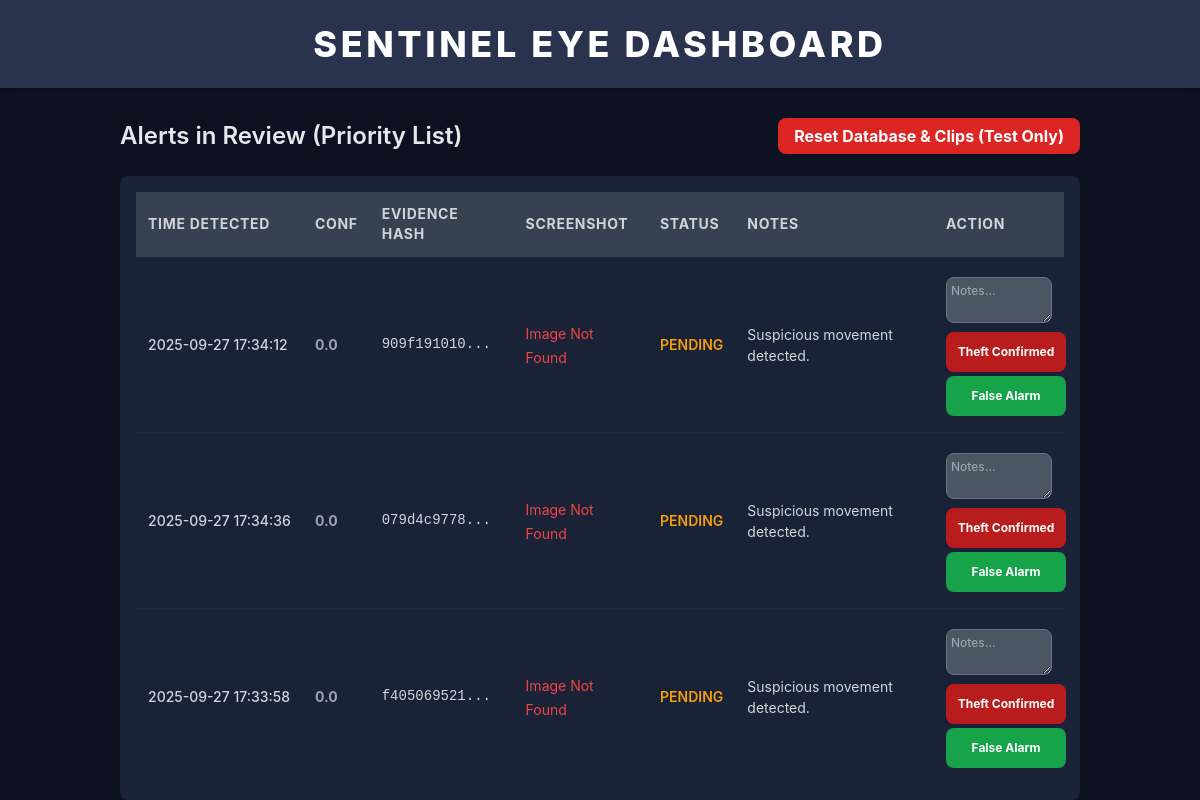
Before: / with the older database file.
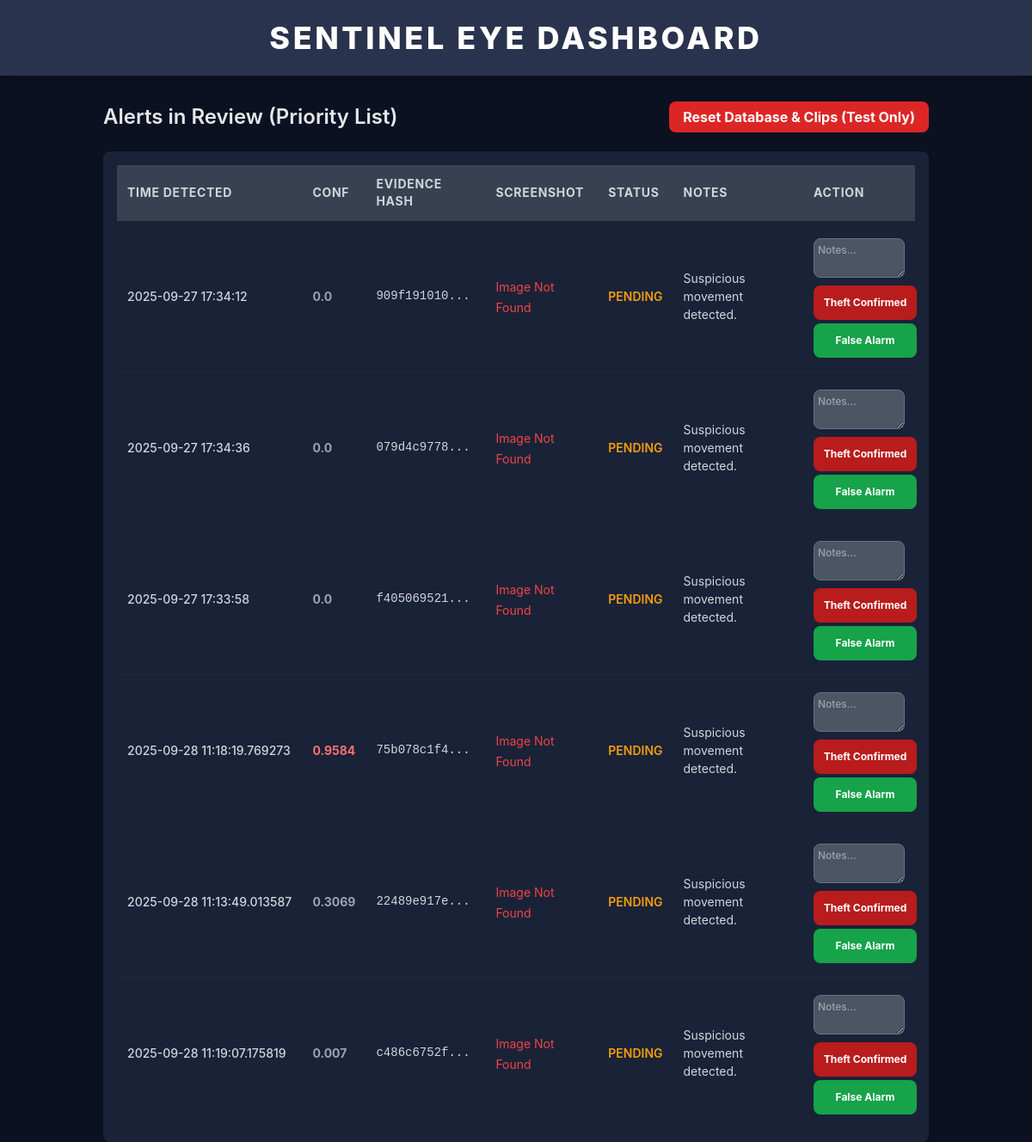
After: the same page with the newer database file.
### tables this page shows
CREATE TABLE alerts (
            id INTEGER PRIMARY KEY AUTOINCREMENT,
            timestamp DATETIME,
            confidence REAL,
            clip_path TEXT,
            clip_hash_sha256 TEXT,
            status TEXT DEFAULT 'PENDING',
            staff_notes TEXT
        );

### app.py (the view)
@app.route('/')
def index():
    alerts = get_alerts()
    return render_template('index.html', alerts=alerts)

### app.py (called while the page is built)
def get_db_connection():
    conn = sqlite3.connect(DATABASE)
    conn.row_factory = sqlite3.Row
    return conn

def get_alerts():
    conn = get_db_connection()
    alerts_raw = conn.execute('SELECT * FROM alerts ORDER BY confidence DESC, timestamp DESC').fetchall()
    conn.close()
    alerts = []
    for row in alerts_raw:
        alert = dict(row)
        try:
            alert['confidence'] = float(str(alert['confidence']))
        except Exception:
            alert['confidence'] = 0.0
        filename = os.path.basename(alert['clip_path'])
        alert['clip_url'] = url_for('serve_clip', filename=filename).replace('\\', '/')
        alerts.append(alert)
    return alerts

### templates/index.html (shortened to what this page needs)
<!DOCTYPE html>
<html lang="en">
<head>
    <script src="https://cdn.tailwindcss.com"></script>
</head>
<body>
<div class="min-h-screen text-gray-100">
    <header class="header-bg shadow-md p-6 mb-8">
        <h1 class="text-4xl font-extrabold text-center uppercase tracking-widest text-white">
            SENTINEL EYE DASHBOARD
        </h1>
    </header>
    <main class="container mx-auto px-4 sm:px-6 lg:px-8">
        <div class="flex flex-col sm:flex-row justify-between items-center mb-6">
            <h2 class="text-2xl font-semibold text-gray-200">Alerts in Review (Priority List)</h2>
            <div class="mt-4 sm:mt-0">
                <a href="{{ url_for('reset_db') }}"
                   class="bg-red-600 hover:bg-red-700 text-white font-bold py-2 px-4 rounded-lg transition duration-200"
                   onclick="return confirm('WARNING: This will DELETE all alert records and clips! Are you absolutely sure? (For testing only)')">
                    Reset Database & Clips (Test Only)
                </a>
            </div>
        </div>
        <div class="card p-4 overflow-x-auto">
            <table class="min-w-full divide-y divide-gray-700">
                <thead class="bg-gray-700">
                    <tr>
                        <th class="px-3 py-3 text-left text-sm font-bold text-gray-300 uppercase tracking-wider">Time Detected</th>
                        <th class="px-3 py-3 text-left text-sm font-bold text-gray-300 uppercase tracking-wider">Conf</th>
                        <th class="px-3 py-3 text-left text-sm font-bold text-gray-300 uppercase tracking-wider">Evidence Hash</th>
                        <th class="px-3 py-3 text-left text-sm font-bold text-gray-300 uppercase tracking-wider">Screenshot</th>
                        <th class="px-3 py-3 text-left text-sm font-bold text-gray-300 uppercase tracking-wider">Status</th>
                        <th class="px-3 py-3 text-left text-sm font-bold text-gray-300 uppercase tracking-wider">Notes</th>
                        <th class="px-3 py-3 text-left text-sm font-bold text-gray-300 uppercase tracking-wider">Action</th>
                    </tr>
                </thead>
                <tbody class="divide-y divide-gray-800 text-gray-300">
                    {% for alert in alerts %}
                    <tr class="hover:bg-gray-700 transition duration-150">
                        <td class="px-3 py-4 whitespace-nowrap font-medium table-data-text">{{ alert.timestamp }}</td>
                        <td class="px-3 py-4 whitespace-nowrap font-bold table-data-text
                            {% if alert.confidence|float > 0.95 %} text-red-400
                            {% elif alert.confidence|float > 0.8 %} text-yellow-400
                            {% else %} text-gray-400
                            {% endif %}">
                            {{ alert.confidence | float | default(0.0) }}
                        </td>
                        <td class="px-3 py-4 font-mono whitespace-nowrap overflow-hidden text-ellipsis max-w-xs table-data-text" title="{{ alert.clip_hash_sha256 }}">
                            {{ alert.clip_hash_sha256[:10] }}...
                        </td>
                        <td class="px-3 py-4">
                            {% if alert.image_data %}
                            <img class="w-40 h-auto rounded-md shadow-lg border border-gray-600"
                                   src="{{ alert.image_data }}" alt="Evidence Screenshot">
                            {% else %}
                            <span class="text-red-500 table-data-text">Image Not Found</span>
                            {% endif %}
                        </td>
                        <td class="px-3 py-4 whitespace-nowrap font-semibold table-data-text">
                            {% if alert.status == 'PENDING' %}
                                <span class="text-pending">{{ alert.status }}</span>
                            {% elif alert.status == 'GOOD' %}
                                <span class="text-good">{{ alert.status }}</span>
                            {% else %}
                                <span class="text-bad">{{ alert.status }}</span>
                            {% endif %}
                        </td>
                        <td class="px-3 py-4 max-w-xs table-data-text">
                            {{ alert.staff_notes | default('No notes yet.') }}
                        </td>
                        <td class="px-3 py-4 whitespace-nowrap text-left font-medium action-cell">
                            <form method="POST" action="{{ url_for('update_status') }}" class="flex flex-col space-y-1">
                                {% if alert.status == 'PENDING' %}
                                    <textarea name="notes" placeholder="Notes..." rows="2" class="action-textarea block bg-gray-600 border border-gray-500 rounded-lg text-white p-1 focus:ring-blue-500 focus:border-blue-500"></textarea>
                                    <button type="submit" name="action" value="confirm"
                                            class="square-btn bg-red-700 hover:bg-red-800 text-white font-bold rounded-lg transition duration-200 w-full mb-1">
                                        Theft Confirmed
                                    </button>
                                    <button type="submit" name="action" value="dismiss"
                                            class="square-btn bg-green-600 hover:bg-green-700 text-white font-bold rounded-lg transition duration-200 w-full">
                                        False Alarm
                                    </button>
                                {% else %}
                                    <span class="text-gray-400 italic text-center table-data-text">Reviewed</span>
                                {% endif %}
                            </form>
                        </td>
                    </tr>
                    {% endfor %}
                </tbody>
            </table>
        </div>
    </main>
</div>
</body>
</html>

### templates/index.html (style rules this page uses)
body { background-color: #0b1120; font-family: 'Inter', sans-serif; }
.card { background-color: #1a2238; border-radius: 0.5rem; box-shadow: 0 4px 6px rgba(0, 0, 0, 0.1); }
.header-bg { background-color: #2a334d; }
.text-pending { color: #f59e0b; }
.square-btn { height: 40px; min-width: 120px; font-size: 0.75rem; padding: 0 5px; display: flex; align-items: center; justify-content: center; line-height: 1.1; white-space: normal; text-align: center; }
.action-cell { width: 130px; max-width: 130px; }
.action-textarea { width: 100%; box-sizing: border-box; margin-bottom: 5px !important; font-size: 0.75rem; }
.table-data-text { font-size: 0.875rem; }

Changed rows visible on the page:
added alerts: timestamp "2025-09-28 11:18:19.769273", confidence "0.9584", clip_hash_sha256 "75b078c1f4", status "PENDING", staff_notes "Suspicious movement detected."
added alerts: timestamp "2025-09-28 11:13:49.013587", confidence "0.3069", clip_hash_sha256 "22489e917e", status "PENDING", staff_notes "Suspicious movement detected."
added alerts: timestamp "2025-09-28 11:19:07.175819", confidence "0.007", clip_hash_sha256 "c486c6752f", status "PENDING", staff_notes "Suspicious movement detected."
